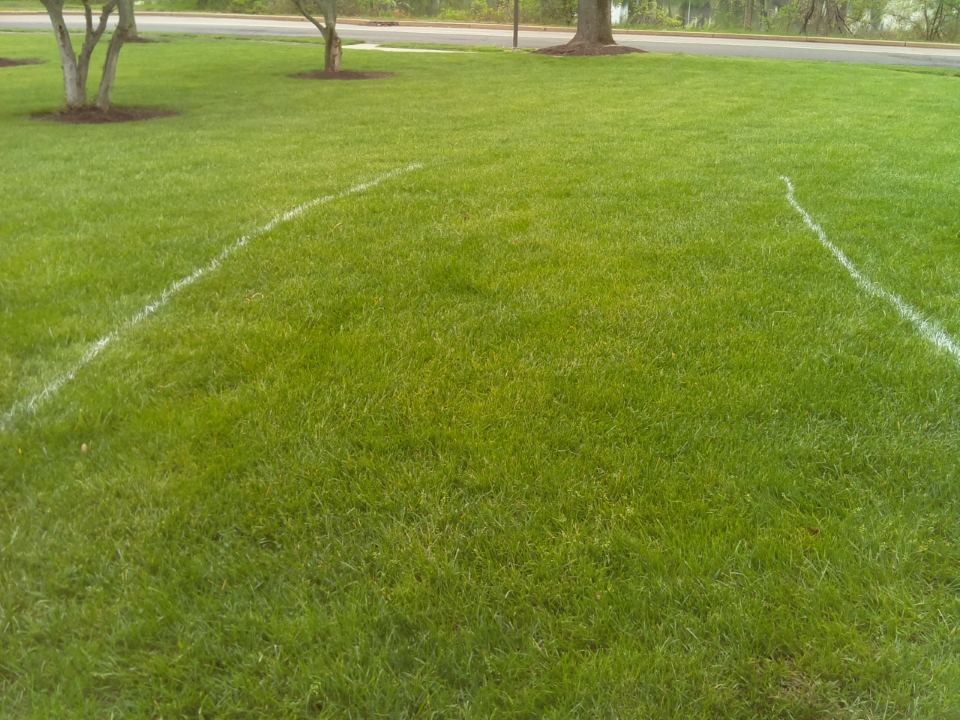
#> input picture first_tests/whitelines1.jpg, 960 x 720 px
$ python test.py
#> lines starting #> are read from the running program, lines starting #| are printed output that depends on the picture
# RasPi: 159.91.228.47

import time
import cv2
import numpy as np

def show(image, title):
	cv2.imshow(title, image)
	cv2.waitKey(0)
	cv2.destroyAllWindows()

# [4 lines left out: function grayscale, not called in this run]

def blur(image, xblur, yblur):
	blur = cv2.GaussianBlur(image, (xblur, yblur), 0)
	show(blur, "Gaussian Blur")
	return blur

# [19 lines left out: functions colorDetect, black_white, not called in this run]

def canny(image, lower, upper):
	edges = cv2.Canny(image, lower, upper)
	show(edges, "Edge Detection")
	return edges

# [20 lines left out: function main2, not called in this run]

def main1():
	file = "whitelines1.jpg"
	img = cv2.imread(file, 1)
#> img is the input picture: shape (720, 960, 3); mean B, G, R 46.8, 136.6, 120.3
	img = cv2.cvtColor(img, cv2.COLOR_RGB2HSV)
#> img: shape (720, 960, 3); mean H, S, V 84.8, 173, 137

	img[:,:,0] = img[:,:,0]
	#img[:,:,1] = img[:,:,1]+60
	#img[:,:,2] = img[:,:,2]-210

	show(img, "image")

#	img = colorDetect(img, [0,0,0], [255,255,255], True)

	img = blur(img, 25, 25)
#> in blur, `blur = cv2.GaussianBlur(image, (xblur, yblur), 0)`: blur: shape (720, 960, 3); mean H, S, V 84.8, 173, 137

#	img = grayscale(img)

	img = canny(img, 0, 50)
#> in canny, `edges = cv2.Canny(image, lower, upper)`:
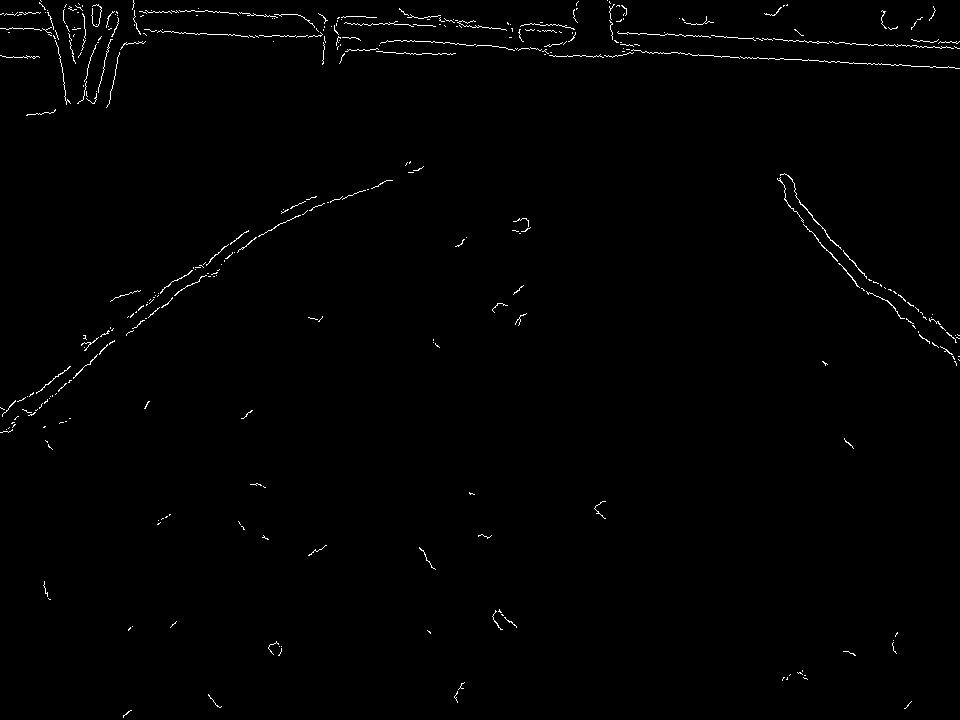
#> edges: shape (720, 960); 0.79% white in thin lines or dots

# [11 lines left out: function main, not called in this run]

if __name__ == "__main__":
	main1()


"""	lines = cv2.HoughLines(edges, 1, np.pi/180, 200)
	if not lines:
		print "No lines"
		return

	for line in lines:
		for rho, theta in line:#
			a = np.cos(theta)
			b = np.sin(theta)
			x0 = a*rho
			y0 = b*rho
			x1 = int(x0 + 1000*(-b))
			y1 = int(y0 + 1000*(a))
			x2 = int(x0 - 1000*(-b))
			y2 = int(y0 - 1000*(a))

			cv2.line(img,(x1,y1),(x2,y2), (255, 0, 0), 2)

	cv2.imshow("lines", img)
	cv2.waitKey(0)
	cv2.destroyAllWindows()"""


$ run again, with first_tests/whitelines3.jpg copied over first_tests/whitelines1.jpg
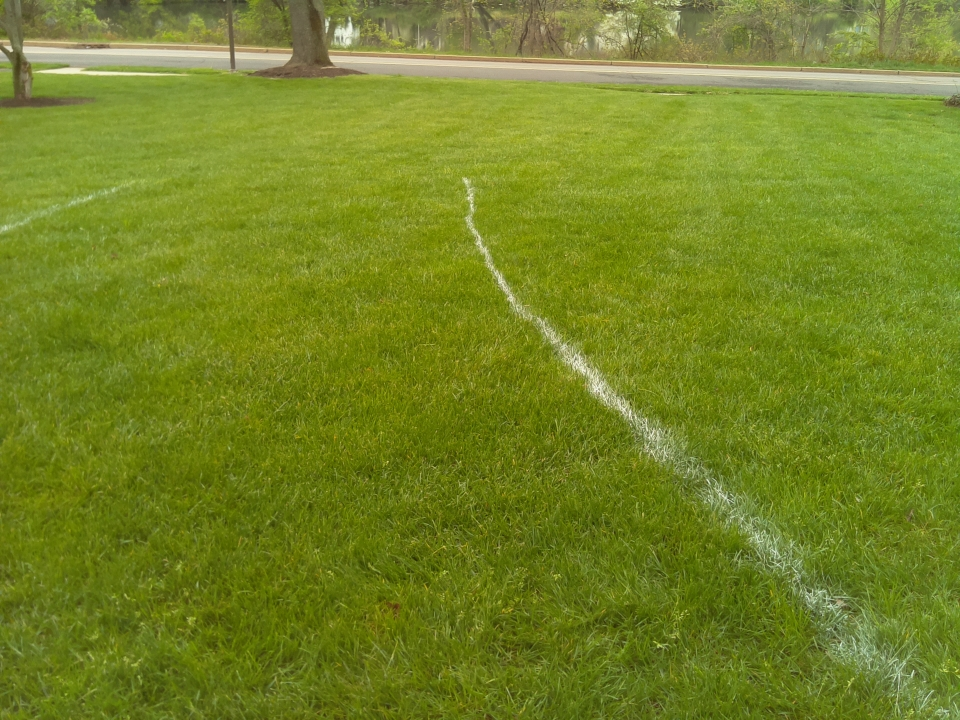
#> input picture first_tests/whitelines3.jpg, 960 x 720 px
#> in main1, img is the input picture: shape (720, 960, 3); mean B, G, R 36.8, 132.2, 116.1
#> img: shape (720, 960, 3); mean H, S, V 85.3, 189.7, 132.7
#> blur: shape (720, 960, 3); mean H, S, V 85.3, 189.7, 132.7
#> in canny, `edges = cv2.Canny(image, lower, upper)`:
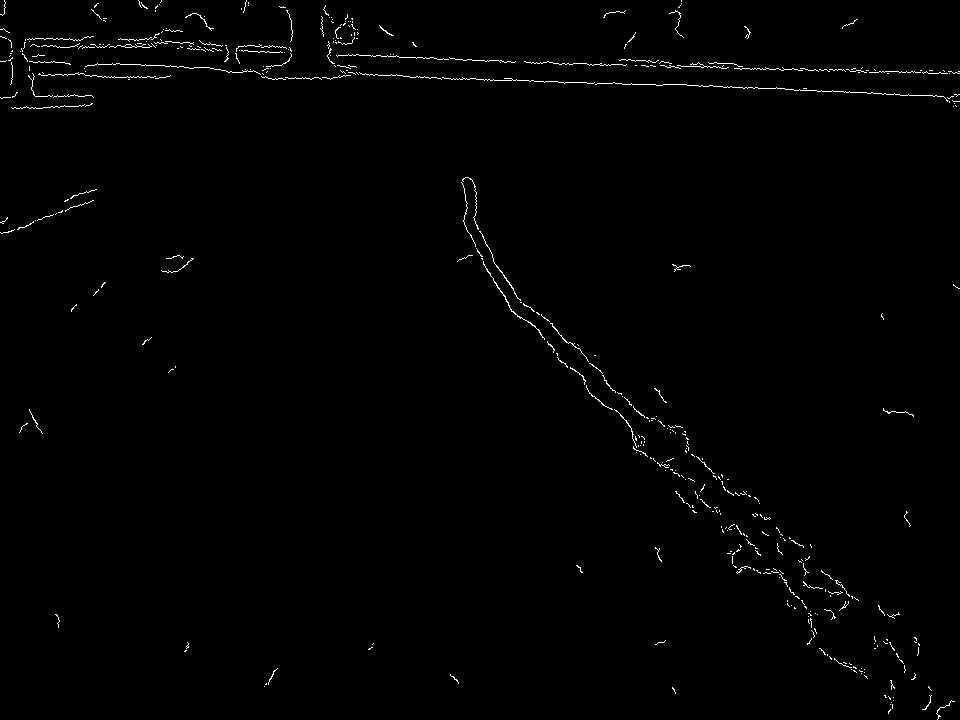
#> edges: shape (720, 960); 0.84% white in thin lines or dots

$ run again, with first_tests/whitelines4.jpg copied over first_tests/whitelines1.jpg
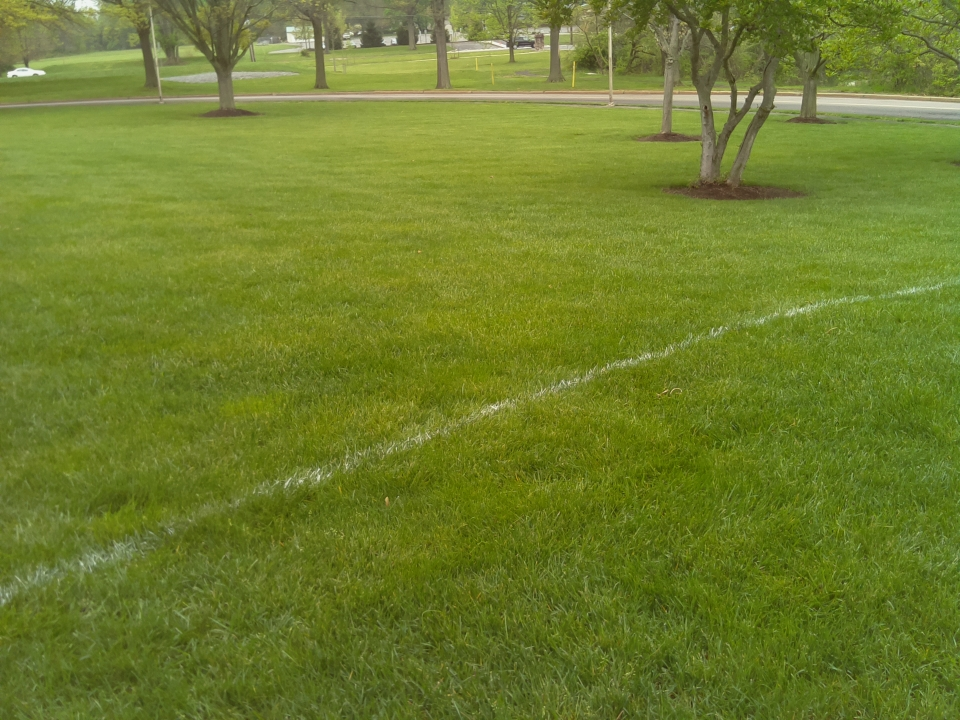
#> input picture first_tests/whitelines4.jpg, 960 x 720 px
#> in main1, img is the input picture: shape (720, 960, 3); mean B, G, R 44.2, 125.8, 110.4
#> img: shape (720, 960, 3); mean H, S, V 84.6, 169.5, 126.1
#> blur: shape (720, 960, 3); mean H, S, V 84.6, 169.5, 126.1
#> in canny, `edges = cv2.Canny(image, lower, upper)`:
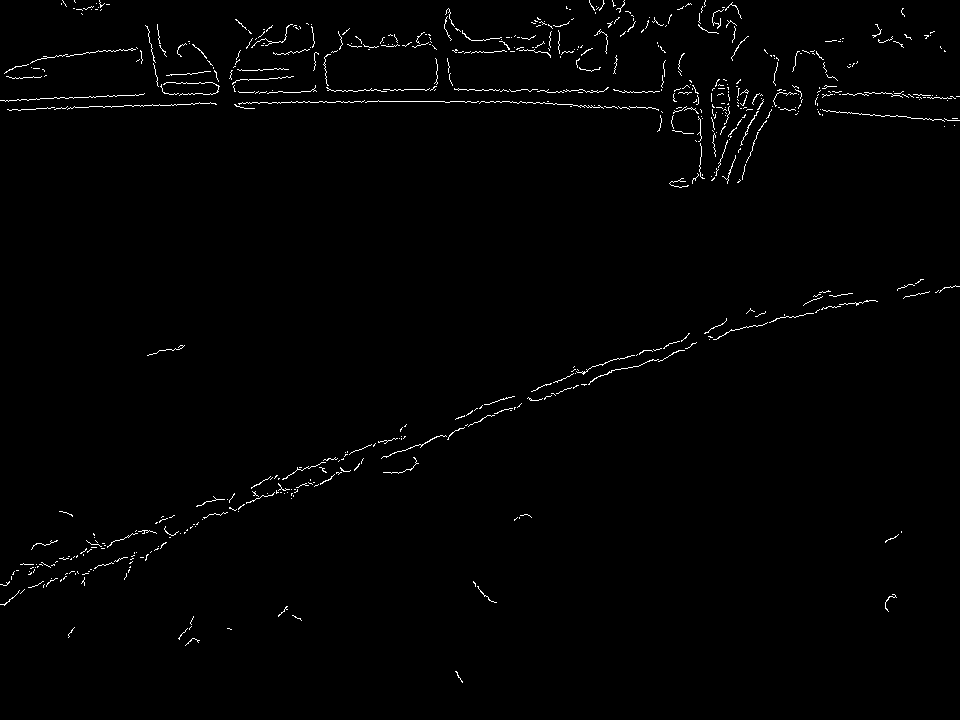
#> edges: shape (720, 960); 1.1% white in thin lines or dots
